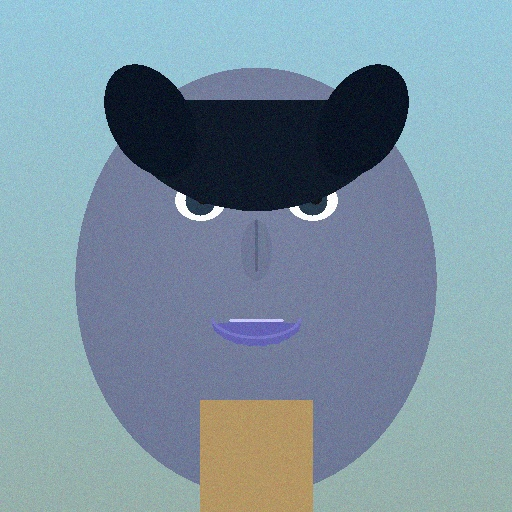
#> input picture Bab-02-Pembentukan-Citra/praktikum/data/images/portrait.jpg, 512 x 512 px
$ python 03_scaling.py
#> lines starting #> are read from the running program, lines starting #| are printed output that depends on the picture
# ============================================================
# PROGRAM: 03_scaling.py
# PRAKTIKUM COMPUTER VISION - BAB 2: PEMBENTUKAN CITRA
# ============================================================
# Deskripsi: Program ini mendemonstrasikan scaling (resize)
#            gambar dengan berbagai metode interpolasi
#
# Tujuan Pembelajaran:
#   1. Memahami berbagai metode interpolasi
#   2. Memilih metode yang tepat untuk kasus tertentu
#   3. Memahami trade-off antara kecepatan dan kualitas
# ============================================================

# ====================
# IMPORT LIBRARY
# ====================
import cv2
import numpy as np
import matplotlib
matplotlib.use('Agg')  # Gunakan backend non-GUI
import matplotlib.pyplot as plt
import time
import os

# ============================================================
# PANDUAN FUNGSI (RINGKAS) - ARTI PARAMETER
# ============================================================
# cv2.resize(img, dsize/None, fx, fy, interpolation)
#   - dsize        : (lebar, tinggi) output, atau None
#   - fx, fy       : skala horizontal/vertikal jika dsize=None
#   - interpolation: metode interpolasi (INTER_LINEAR, dst)
#
# cv2.copyMakeBorder(img, top, bottom, left, right, borderType, value)
#   - top/bottom/left/right: ukuran padding
#   - borderType           : tipe border (cv2.BORDER_*)
#   - value                : warna border jika BORDER_CONSTANT
#
# cv2.putText(img, text, org, fontFace, fontScale, color, thickness)
#   - org : posisi teks (x, y)
#
# matplotlib.pyplot.savefig(path, dpi, bbox_inches)
#   - path : lokasi simpan gambar

# ============================================================
# VARIABEL YANG BISA DIUBAH-UBAH (EKSPERIMEN)
# ============================================================

# ============================================================
# KONFIGURASI PATH
# ============================================================

# Dapatkan direktori script (praktikum folder)
DIR_SCRIPT = os.path.dirname(os.path.abspath(__file__))
DIR_DATA = os.path.join(DIR_SCRIPT, "data", "images")
DIR_OUTPUT = os.path.join(DIR_SCRIPT, "output", "output3")

# Pastikan folder output ada
os.makedirs(DIR_OUTPUT, exist_ok=True)


# 1. File gambar yang akan diproses
NAMA_FILE_GAMBAR = "portrait.jpg"

# 2. Faktor skala
SKALA_X = 2.0  # Skala horizontal (coba: 0.5, 1.5, 2.0, 3.0)
SKALA_Y = 2.0  # Skala vertikal (coba: 0.5, 1.5, 2.0, 3.0)

# 3. Atau gunakan ukuran spesifik (set None untuk menggunakan skala)
UKURAN_BARU = None  # Contoh: (640, 480) atau None

# 4. Metode interpolasi default
#    cv2.INTER_NEAREST  - Nearest neighbor (tercepat, kualitas rendah)
#    cv2.INTER_LINEAR   - Bilinear (default, balanced)
#    cv2.INTER_CUBIC    - Bicubic (lebih halus, lebih lambat)
#    cv2.INTER_LANCZOS4 - Lanczos (terbaik untuk upscaling, paling lambat)
#    cv2.INTER_AREA     - Resampling area (terbaik untuk downscaling)
METODE_INTERPOLASI = cv2.INTER_LINEAR

# ============================================================
# FUNGSI HELPER
# ============================================================

# Keterangan: Menentukan path file gambar dari beberapa lokasi kandidat.
def dapatkan_path_gambar(nama_file):
    """Mendapatkan path lengkap file gambar.

    Parameter:
    - nama_file (str): nama file gambar.

    Return:
    - str: path absolut/relatif yang ditemukan.
    """
    direktori_script = os.path.dirname(os.path.abspath(__file__))
    # Bentuk path lengkap file
    path_data = os.path.join(direktori_script, "data", "images", nama_file)

    # Cek kondisi logis
    if not os.path.exists(path_data):
        # Bentuk path lengkap file
        path_data = os.path.join(direktori_script, "..", "..",
                                  "Bab-01-Pendahuluan", "data", "images", nama_file)

    # Cek kondisi logis
    if not os.path.exists(path_data):
        # Bentuk path lengkap file
        path_data = os.path.join(direktori_script, nama_file)

    # Kembalikan hasil dari fungsi
    return path_data


# Keterangan: Membuat gambar sintetis untuk demo interpolasi.
# [32 lines left out: function buat_gambar_sample, not called in this run]


# ============================================================
# FUNGSI SCALING
# ============================================================

# Keterangan: Resize gambar menggunakan faktor skala (fx, fy).
def resize_dengan_skala(gambar, skala_x, skala_y, interpolasi=cv2.INTER_LINEAR):
    """Resize gambar menggunakan faktor skala.

    Parameter:
    - gambar (np.ndarray): gambar input (BGR).
    - skala_x (float): faktor skala horizontal.
    - skala_y (float): faktor skala vertikal.
    - interpolasi (int): metode interpolasi (cv2.INTER_*).

    Return:
    - np.ndarray: gambar hasil resize.
    """
    # cv2.resize dengan fx dan fy
    hasil = cv2.resize(gambar, None, fx=skala_x, fy=skala_y,
                       interpolation=interpolasi)
    # Kembalikan hasil dari fungsi
    return hasil


# Keterangan: Resize gambar ke ukuran target tertentu.
# [17 lines left out: function resize_ke_ukuran, not called in this run]


# Keterangan: Resize gambar sambil menjaga aspect ratio.
def resize_menjaga_aspek_rasio(gambar, max_lebar=None, max_tinggi=None,
                               interpolasi=cv2.INTER_LINEAR):
    """Resize gambar dengan menjaga aspect ratio.

    Parameter:
    - gambar (np.ndarray): gambar input (BGR).
    - max_lebar (int | None): batas lebar maksimum.
    - max_tinggi (int | None): batas tinggi maksimum.
    - interpolasi (int): metode interpolasi (cv2.INTER_*).

    Return:
    - np.ndarray: gambar hasil resize.
    """
    tinggi, lebar = gambar.shape[:2]

    # Cek apakah variabel kosong/None
    if max_lebar is None and max_tinggi is None:
        # Kembalikan hasil dari fungsi
        return gambar

    if max_lebar is not None and max_tinggi is not None:
        # Pilih skala terkecil agar muat di batas
        skala_w = max_lebar / lebar
        skala_h = max_tinggi / tinggi
        skala = min(skala_w, skala_h)
    elif max_lebar is not None:
        skala = max_lebar / lebar
    else:
        skala = max_tinggi / tinggi

    lebar_baru = int(lebar * skala)
    tinggi_baru = int(tinggi * skala)

    # Resize gambar ke ukuran baru
    hasil = cv2.resize(gambar, (lebar_baru, tinggi_baru), interpolation=interpolasi)
    # Kembalikan hasil dari fungsi
    return hasil


# Keterangan: Membandingkan berbagai metode interpolasi.
def bandingkan_metode_interpolasi(gambar, skala):
    """Membandingkan berbagai metode interpolasi.

    Parameter:
    - gambar (np.ndarray): gambar input (BGR).
    - skala (float): faktor skala resize.

    Return:
    - list[tuple]: daftar (hasil, nama, deskripsi).
    - list[float]: daftar waktu proses (ms).
    """
    # Cetak informasi ke console
    print("\n" + "=" * 60)
    # Cetak informasi ke console
    print("PERBANDINGAN METODE INTERPOLASI")
    # Cetak informasi ke console
    print("=" * 60)

    metode_list = [
        (cv2.INTER_NEAREST, "INTER_NEAREST", "Nearest Neighbor"),
        (cv2.INTER_LINEAR, "INTER_LINEAR", "Bilinear"),
        (cv2.INTER_CUBIC, "INTER_CUBIC", "Bicubic"),
        (cv2.INTER_LANCZOS4, "INTER_LANCZOS4", "Lanczos"),
        (cv2.INTER_AREA, "INTER_AREA", "Area (Resampling)"),
    ]

    hasil_list = []
    waktu_list = []

    # Cetak informasi ke console
    print(f"\nSkala: {skala}x")
    # Cetak informasi ke console
    print(f"Ukuran asli: {gambar.shape[1]} x {gambar.shape[0]}")
    # Cetak informasi ke console
    print("\n{:<20} {:<15} {:<15}".format("Metode", "Waktu (ms)", "Ukuran Output"))
    # Cetak informasi ke console
    print("-" * 50)

    for metode, nama, deskripsi in metode_list:
        # Ukur waktu
        start = time.time()
        hasil = resize_dengan_skala(gambar, skala, skala, metode)
        elapsed = (time.time() - start) * 1000

        hasil_list.append((hasil, nama, deskripsi))
        waktu_list.append(elapsed)

        # Cetak informasi ke console
        print(f"{nama:<20} {elapsed:<15.3f} {hasil.shape[1]}x{hasil.shape[0]}")

    # Kembalikan hasil dari fungsi
    return hasil_list, waktu_list


# Keterangan: Menampilkan efek upscaling dengan beberapa metode.
def demo_upscaling(gambar):
    """Mendemonstrasikan upscaling (memperbesar gambar).

    Parameter:
    - gambar (np.ndarray): gambar input (BGR).
    """
    # Cetak informasi ke console
    print("\n" + "=" * 60)
    # Cetak informasi ke console
    print("DEMO UPSCALING (MEMPERBESAR GAMBAR)")
    # Cetak informasi ke console
    print("=" * 60)

    # Cetak informasi ke console
    print("""
UPSCALING: Memperbesar gambar dari ukuran kecil ke besar.
Tantangan: Menciptakan piksel baru yang tidak ada di gambar asli.

Rekomendasi metode untuk UPSCALING:
1. INTER_LANCZOS4 - Kualitas terbaik, tapi lambat
2. INTER_CUBIC    - Keseimbangan kualitas/kecepatan
3. INTER_LINEAR   - Cepat, kualitas cukup
4. INTER_NEAREST  - Tercepat, tapi pixelated
    """)

    # Upscale 3x
    skala = 3.0
    hasil_list, _ = bandingkan_metode_interpolasi(gambar, skala)

    # Tampilkan
    fig, axes = plt.subplots(2, 3, figsize=(15, 10))
    axes = axes.flatten()

    # Tampilkan gambar pada subplot tertentu
    axes[0].imshow(cv2.cvtColor(gambar, cv2.COLOR_BGR2RGB))
    axes[0].set_title(f"Original\n{gambar.shape[1]}x{gambar.shape[0]}")
    # Nonaktifkan atau atur axis pada subplot
    axes[0].axis('off')

    for i, (hasil, nama, deskripsi) in enumerate(hasil_list):
        # Tampilkan gambar pada subplot tertentu
        axes[i+1].imshow(cv2.cvtColor(hasil, cv2.COLOR_BGR2RGB))
        axes[i+1].set_title(f"{nama}\n{deskripsi}")
        # Nonaktifkan atau atur axis pada subplot
        axes[i+1].axis('off')

    # Set judul keseluruhan figure
    plt.suptitle(f"Perbandingan Metode Interpolasi - Upscaling {skala}x", fontsize=14)
    # Atur spacing antar subplot
    plt.tight_layout()
    output_path = os.path.join(DIR_OUTPUT, "output.png")

    # Simpan figure ke file dengan kualitas DPI tertentu
    plt.savefig(output_path, dpi=100, bbox_inches="tight")

    # Cetak informasi ke console
    print(f"[SAVED] {output_path}")

    # Tutup figure untuk menghemat memory
    plt.close()


# Keterangan: Menampilkan efek downscaling dengan beberapa metode.
def demo_downscaling(gambar):
    """Mendemonstrasikan downscaling (memperkecil gambar).

    Parameter:
    - gambar (np.ndarray): gambar input (BGR).
    """
    # Cetak informasi ke console
    print("\n" + "=" * 60)
    # Cetak informasi ke console
    print("DEMO DOWNSCALING (MEMPERKECIL GAMBAR)")
    # Cetak informasi ke console
    print("=" * 60)

    # Cetak informasi ke console
    print("""
DOWNSCALING: Memperkecil gambar dari ukuran besar ke kecil.
Tantangan: Menghilangkan detail tanpa aliasing.

Rekomendasi metode untuk DOWNSCALING:
1. INTER_AREA    - Terbaik! Menggunakan pixel area relation
2. INTER_CUBIC   - Bagus untuk pengurangan moderat
3. INTER_LINEAR  - Cepat, hasil cukup baik
    """)

    # Downscale 0.25x
    skala = 0.25
    hasil_list, _ = bandingkan_metode_interpolasi(gambar, skala)

    # Tampilkan
    fig, axes = plt.subplots(2, 3, figsize=(15, 10))
    axes = axes.flatten()

    # Tampilkan gambar pada subplot tertentu
    axes[0].imshow(cv2.cvtColor(gambar, cv2.COLOR_BGR2RGB))
    axes[0].set_title(f"Original\n{gambar.shape[1]}x{gambar.shape[0]}")
    # Nonaktifkan atau atur axis pada subplot
    axes[0].axis('off')

    for i, (hasil, nama, deskripsi) in enumerate(hasil_list):
        # Perbesar untuk visualisasi yang lebih jelas
        hasil_display = cv2.resize(hasil, (gambar.shape[1], gambar.shape[0]),
                                   interpolation=cv2.INTER_NEAREST)
        # Tampilkan gambar pada subplot tertentu
        axes[i+1].imshow(cv2.cvtColor(hasil_display, cv2.COLOR_BGR2RGB))
        axes[i+1].set_title(f"{nama}\n{deskripsi}\n(diperbesar untuk preview)")
        # Nonaktifkan atau atur axis pada subplot
        axes[i+1].axis('off')

    # Set judul keseluruhan figure
    plt.suptitle(f"Perbandingan Metode Interpolasi - Downscaling {skala}x", fontsize=14)
    # Atur spacing antar subplot
    plt.tight_layout()
    output_path = os.path.join(DIR_OUTPUT, "output.png")

    # Simpan figure ke file dengan kualitas DPI tertentu
    plt.savefig(output_path, dpi=100, bbox_inches="tight")

    # Cetak informasi ke console
    print(f"[SAVED] {output_path}")

    # Tutup figure untuk menghemat memory
    plt.close()


# Keterangan: Visualisasi detail cara kerja interpolasi.
def demo_detail_interpolasi():
    """Mendemonstrasikan cara kerja interpolasi secara visual."""
    # Cetak informasi ke console
    print("\n" + "=" * 60)
    # Cetak informasi ke console
    print("VISUALISASI CARA KERJA INTERPOLASI")
    # Cetak informasi ke console
    print("=" * 60)

    # Cetak informasi ke console
    print("""
CARA KERJA INTERPOLASI:

1. NEAREST NEIGHBOR:
   - Mengambil nilai piksel terdekat
   - Tercepat, tapi menghasilkan "piksel kotak-kotak"

2. BILINEAR (LINEAR):
   - Rata-rata tertimbang dari 4 piksel terdekat
   - Keseimbangan kecepatan dan kualitas

3. BICUBIC (CUBIC):
   - Rata-rata tertimbang dari 16 piksel terdekat
   - Lebih halus, lebih lambat

4. LANCZOS:
   - Menggunakan fungsi sinc untuk 64 piksel terdekat
   - Kualitas terbaik untuk upscaling

5. AREA:
   - Menghitung rata-rata area piksel
   - Terbaik untuk downscaling
    """)

    # Buat gambar sangat kecil untuk zoom
    mini = np.array([
        [[255, 0, 0], [0, 255, 0]],
        [[0, 0, 255], [255, 255, 0]]
    ], dtype=np.uint8)

    skala = 50  # Perbesar 50x untuk visualisasi

    metode_list = [
        (cv2.INTER_NEAREST, "NEAREST"),
        (cv2.INTER_LINEAR, "LINEAR"),
        (cv2.INTER_CUBIC, "CUBIC"),
        (cv2.INTER_LANCZOS4, "LANCZOS4"),
    ]

    # Siapkan kanvas plot untuk menampilkan hasil
    fig, axes = plt.subplots(1, 5, figsize=(15, 3))

    # Tampilkan gambar pada subplot tertentu
    axes[0].imshow(cv2.cvtColor(mini, cv2.COLOR_BGR2RGB))
    # Set judul untuk subplot
    axes[0].set_title("Original 2x2")
    # Nonaktifkan atau atur axis pada subplot
    axes[0].axis('off')

    for i, (metode, nama) in enumerate(metode_list):
        # Resize gambar ke ukuran baru
        hasil = cv2.resize(mini, (mini.shape[1]*skala, mini.shape[0]*skala),
                          interpolation=metode)
        # Tampilkan gambar pada subplot tertentu
        axes[i+1].imshow(cv2.cvtColor(hasil, cv2.COLOR_BGR2RGB))
        # Set judul untuk subplot
        axes[i+1].set_title(f"{nama}")
        # Nonaktifkan atau atur axis pada subplot
        axes[i+1].axis('off')

    # Set judul keseluruhan figure
    plt.suptitle(f"Upscaling Gambar 2x2 sebesar {skala}x", fontsize=14)
    # Atur spacing antar subplot
    plt.tight_layout()
    output_path = os.path.join(DIR_OUTPUT, "output.png")

    # Simpan figure ke file dengan kualitas DPI tertentu
    plt.savefig(output_path, dpi=100, bbox_inches="tight")

    # Cetak informasi ke console
    print(f"[SAVED] {output_path}")

    # Tutup figure untuk menghemat memory
    plt.close()


# Keterangan: Perbandingan resize dengan/ tanpa menjaga aspect ratio.
def demo_aspect_ratio(gambar):
    """Mendemonstrasikan resize dengan dan tanpa aspect ratio.

    Parameter:
    - gambar (np.ndarray): gambar input (BGR).
    """
    # Cetak informasi ke console
    print("\n" + "=" * 60)
    # Cetak informasi ke console
    print("DEMO ASPECT RATIO")
    # Cetak informasi ke console
    print("=" * 60)

    tinggi, lebar = gambar.shape[:2]

    # Target ukuran yang berbeda aspect ratio
    target = (400, 400)  # Square

    # 1. Resize langsung (aspect ratio berubah)
    hasil_stretch = cv2.resize(gambar, target)

    # 2. Resize menjaga aspect ratio dengan padding
    hasil_fit = resize_menjaga_aspek_rasio(gambar, max_lebar=400, max_tinggi=400)

    # Tambahkan padding untuk membuat square
    delta_w = target[0] - hasil_fit.shape[1]
    delta_h = target[1] - hasil_fit.shape[0]
    top = delta_h // 2
    bottom = delta_h - top
    left = delta_w // 2
    right = delta_w - left
    # Buat salinan dari array/gambar
    hasil_padded = cv2.copyMakeBorder(hasil_fit, top, bottom, left, right,
                                       cv2.BORDER_CONSTANT, value=(50, 50, 50))

    # 3. Crop center (untuk fit ke square)
    scale = max(target[0]/lebar, target[1]/tinggi)
    # Resize gambar ke ukuran baru
    resized = cv2.resize(gambar, None, fx=scale, fy=scale)
    center_y = resized.shape[0] // 2
    center_x = resized.shape[1] // 2
    hasil_crop = resized[center_y-200:center_y+200, center_x-200:center_x+200]

    # Cetak informasi ke console
    print(f"Original: {lebar} x {tinggi}")
    # Cetak informasi ke console
    print(f"Target: {target[0]} x {target[1]}")
    # Cetak informasi ke console
    print(f"\nMetode:")
    # Cetak informasi ke console
    print(f"1. Stretch: Langsung resize, aspect ratio berubah")
    # Cetak informasi ke console
    print(f"2. Fit: Menjaga aspect ratio, tambah padding")
    # Cetak informasi ke console
    print(f"3. Crop: Menjaga aspect ratio, potong bagian luar")

    # Tampilkan
    fig, axes = plt.subplots(1, 4, figsize=(16, 4))

    # Tampilkan gambar pada subplot tertentu
    axes[0].imshow(cv2.cvtColor(gambar, cv2.COLOR_BGR2RGB))
    axes[0].set_title(f"Original\n{lebar}x{tinggi}")
    # Nonaktifkan atau atur axis pada subplot
    axes[0].axis('off')

    # Tampilkan gambar pada subplot tertentu
    axes[1].imshow(cv2.cvtColor(hasil_stretch, cv2.COLOR_BGR2RGB))
    axes[1].set_title(f"Stretch\n{target[0]}x{target[1]}")
    # Nonaktifkan atau atur axis pada subplot
    axes[1].axis('off')

    # Tampilkan gambar pada subplot tertentu
    axes[2].imshow(cv2.cvtColor(hasil_padded, cv2.COLOR_BGR2RGB))
    axes[2].set_title(f"Fit + Padding\n{target[0]}x{target[1]}")
    # Nonaktifkan atau atur axis pada subplot
    axes[2].axis('off')

    # Tampilkan gambar pada subplot tertentu
    axes[3].imshow(cv2.cvtColor(hasil_crop, cv2.COLOR_BGR2RGB))
    axes[3].set_title(f"Center Crop\n{target[0]}x{target[1]}")
    # Nonaktifkan atau atur axis pada subplot
    axes[3].axis('off')

    # Set judul keseluruhan figure
    plt.suptitle("Berbagai Strategi Resize ke Target Size", fontsize=14)
    # Atur spacing antar subplot
    plt.tight_layout()
    output_path = os.path.join(DIR_OUTPUT, "output.png")

    # Simpan figure ke file dengan kualitas DPI tertentu
    plt.savefig(output_path, dpi=100, bbox_inches="tight")

    # Cetak informasi ke console
    print(f"[SAVED] {output_path}")

    # Tutup figure untuk menghemat memory
    plt.close()


# ============================================================
# PROGRAM UTAMA
# ============================================================

# Keterangan: Menjalankan seluruh rangkaian demo scaling.
def main():
    """Fungsi utama program.

    Menjalankan seluruh demo scaling dan menyimpan hasil.
    """

    # Cetak informasi ke console
    print("\n" + "=" * 60)
    # Cetak informasi ke console
    print("PRAKTIKUM: SCALING GAMBAR")
    # Cetak informasi ke console
    print("Bab 2 - Pembentukan Citra")
    # Cetak informasi ke console
    print("=" * 60)

    # Muat gambar
    path_gambar = dapatkan_path_gambar(NAMA_FILE_GAMBAR)
    # Baca gambar dari file
    gambar = cv2.imread(path_gambar)
#> gambar is the input picture: shape (512, 512, 3); mean B, G, R 160.2, 146.5, 124.1

    # Cek apakah variabel kosong/None
    if gambar is None:
        # Cetak informasi ke console
        print(f"[WARNING] Gambar {NAMA_FILE_GAMBAR} tidak ditemukan")
        # Cetak informasi ke console
        print("[INFO] Menggunakan gambar sample...")
        gambar = buat_gambar_sample()
    else:
        # Cetak informasi ke console
        print(f"[SUKSES] Gambar dimuat: {path_gambar}")
        # Resize jika terlalu besar untuk demo
        if gambar.shape[1] > 400:
            scale = 400 / gambar.shape[1]
            # Resize gambar ke ukuran baru
            gambar = cv2.resize(gambar, None, fx=scale, fy=scale)
#> gambar: shape (400, 400, 3)

    # Cetak informasi ke console
    print(f"[INFO] Ukuran gambar: {gambar.shape}")
#| [INFO] Ukuran gambar: (400, 400, 3)

    # 1. Demo detail interpolasi
    demo_detail_interpolasi()
#> in demo_detail_interpolasi, `plt.savefig(output_path, dpi=100, bbox_inches="tight")`:
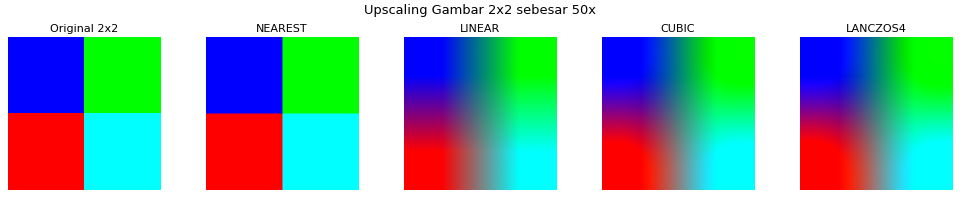
#> figure drawn by matplotlib, 5 panels

    # 2. Demo upscaling
    demo_upscaling(gambar)
#| Ukuran asli: 400 x 400
#> after the loop in bandingkan_metode_interpolasi, `for metode, nama, deskripsi in metode_list:`: hasil_list = 5 items; waktu_list = [163.1, 109.8, 110, 30.56, 2.26]
#> in demo_upscaling, `hasil_list, _ = bandingkan_metode_interpolasi(gambar, skala)`: hasil_list = 5 items
#> the loop in demo_upscaling, `for i, (hasil, nama, deskripsi) in enumerate(hasil_list):` made 5 passes
#> (nama, deskripsi) on passes 1 to 5: ('INTER_NEAREST', 'Nearest Neighbor'), ('INTER_LINEAR', 'Bilinear'), ('INTER_CUBIC', 'Bicubic'), ('INTER_LANCZOS4', 'Lanczos'), ('INTER_AREA', 'Area (Resampling)')
#> in demo_upscaling, `plt.savefig(output_path, dpi=100, bbox_inches="tight")`:
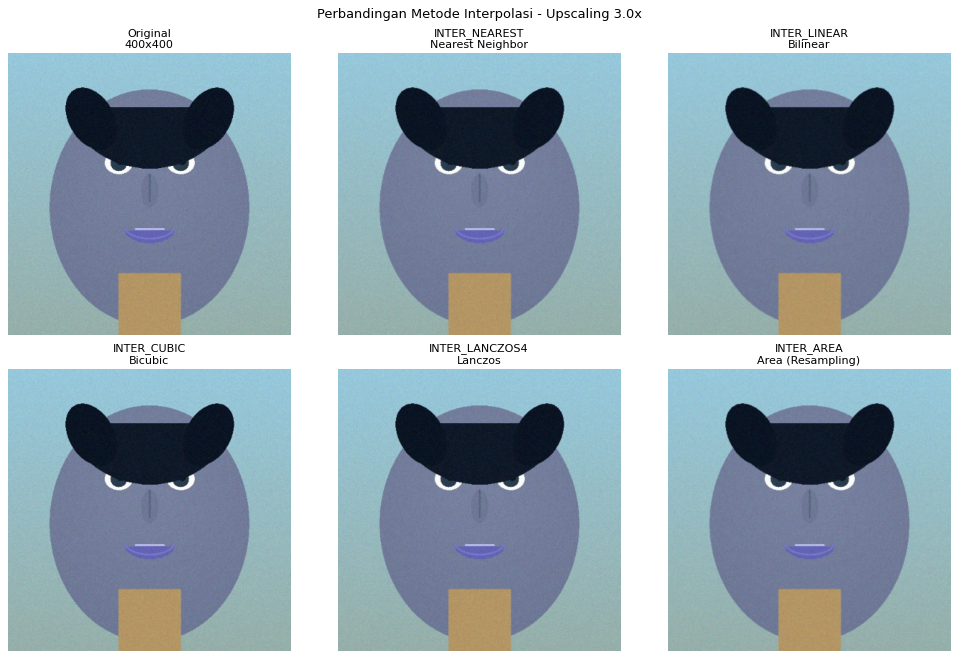
#> figure drawn by matplotlib, 6 panels

    # 3. Demo downscaling
    demo_downscaling(gambar)
#| Ukuran asli: 400 x 400
#> the loop in bandingkan_metode_interpolasi (call 2), `for metode, nama, deskripsi in metode_list:` made 5 passes
#> (metode, nama, deskripsi) on passes 1 to 5: (0, 'INTER_NEAREST', 'Nearest Neighbor'), (1, 'INTER_LINEAR', 'Bilinear'), (2, 'INTER_CUBIC', 'Bicubic'), (4, 'INTER_LANCZOS4', 'Lanczos'), (3, 'INTER_AREA', 'Area (Resampling)')
#> (printed output is left out)
#> pass 1, in resize_dengan_skala (call 6), `hasil = cv2.resize(gambar, None, fx=skala_x, fy=skala_y, interpolation..`:
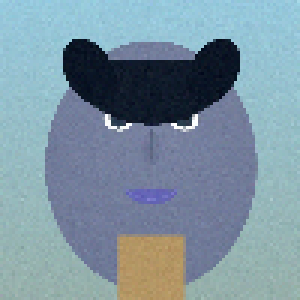
#> hasil: shape (100, 100, 3) (shown 3 times larger); mean B, G, R 160.2, 146.4, 123.9
#> (the rest of the program and of its run is left out)
